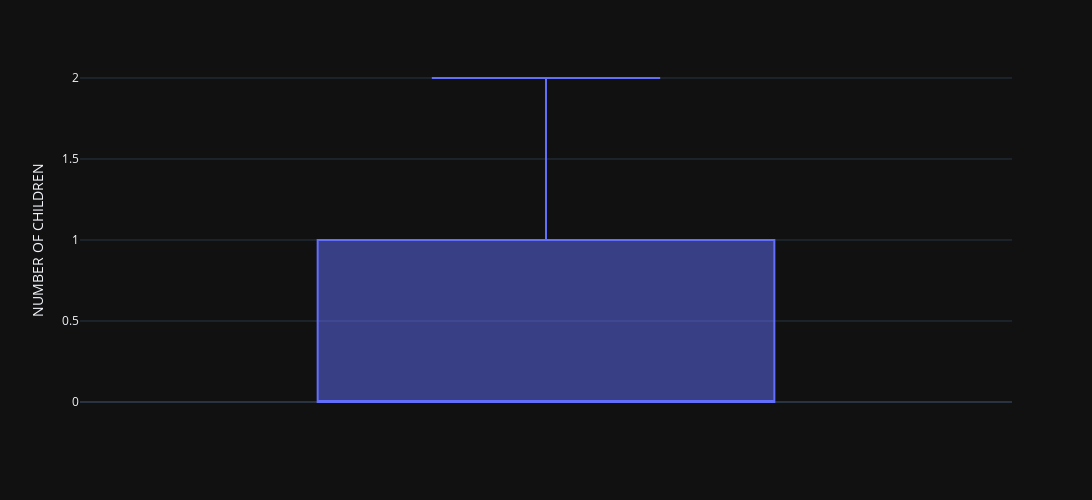

Notebook code for this chart:
### Code cell
# BOXPLOT ATUALIZADO
fig = px.box(df_numerico, y='NUMBER OF CHILDREN')
fig.update_layout(width=1200, height=500)
fig.show()

### Figure 1 — Plotly figure (JSON) as saved in the notebook; plotly's stock layout.template omitted (floating-point values rounded to 4 significant figures; data arrays with more than 128 entries replaced by an {"elided": "..."} marker saying what was removed)
{"data": [{"alignmentgroup": "True", "hovertemplate": "NUMBER OF CHILDREN=%{y}<extra></extra>", "legendgroup": "", "marker": {"color": "#636efa"}, "name": "", "notched": false, "offsetgroup": "", "orientation": "v", "showlegend": false, "type": "box", "x0": " ", "xaxis": "x", "y": {"elided": "159 int values"}, "y0": " ", "yaxis": "y"}], "layout": {"boxmode": "group", "height": 500, "legend": {"tracegroupgap": 0}, "margin": {"t": 60}, "width": 1200, "xaxis": {"anchor": "y", "domain": [0, 1]}, "yaxis": {"anchor": "x", "domain": [0, 1], "title": {"text": "NUMBER OF CHILDREN"}}}}
